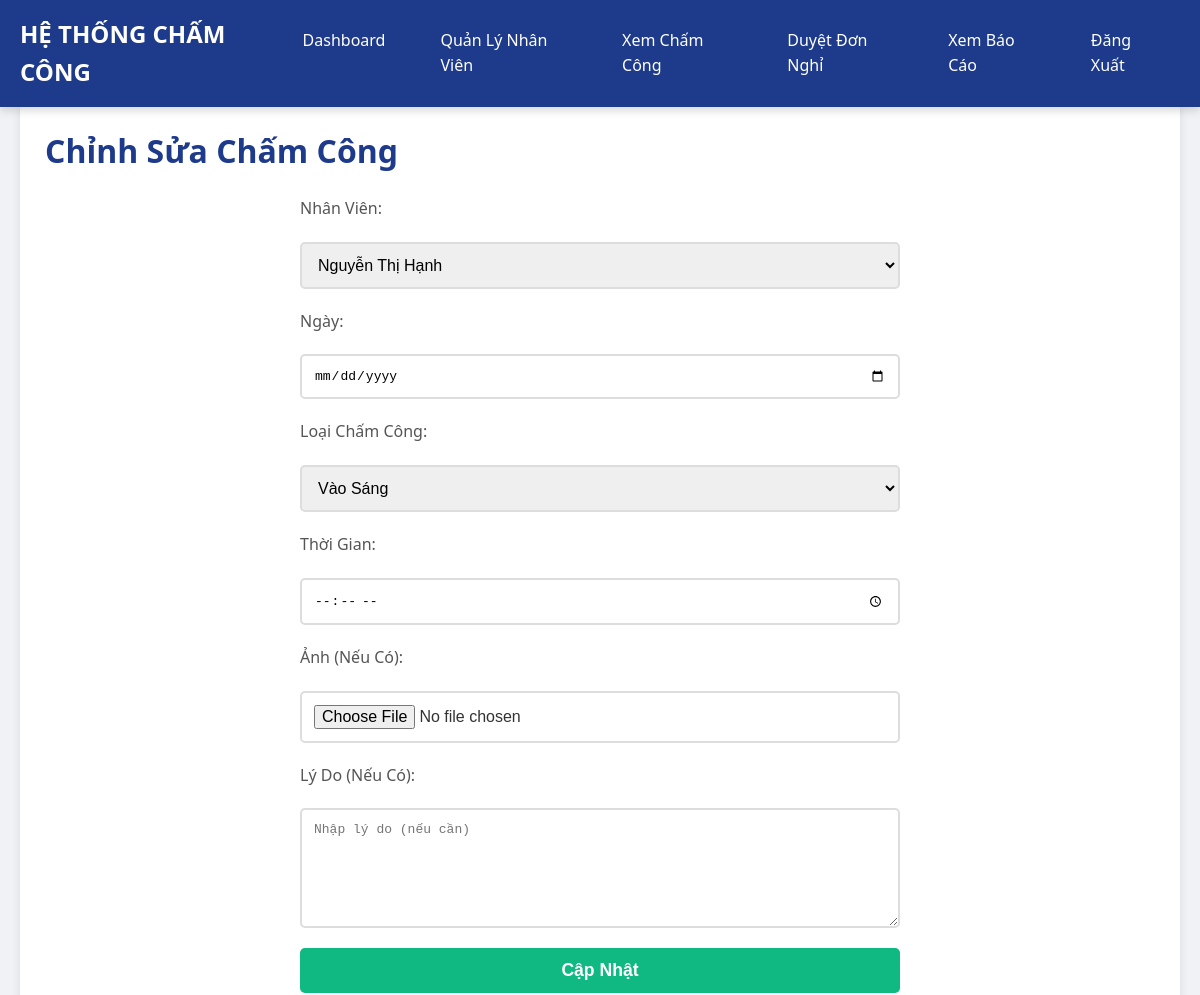
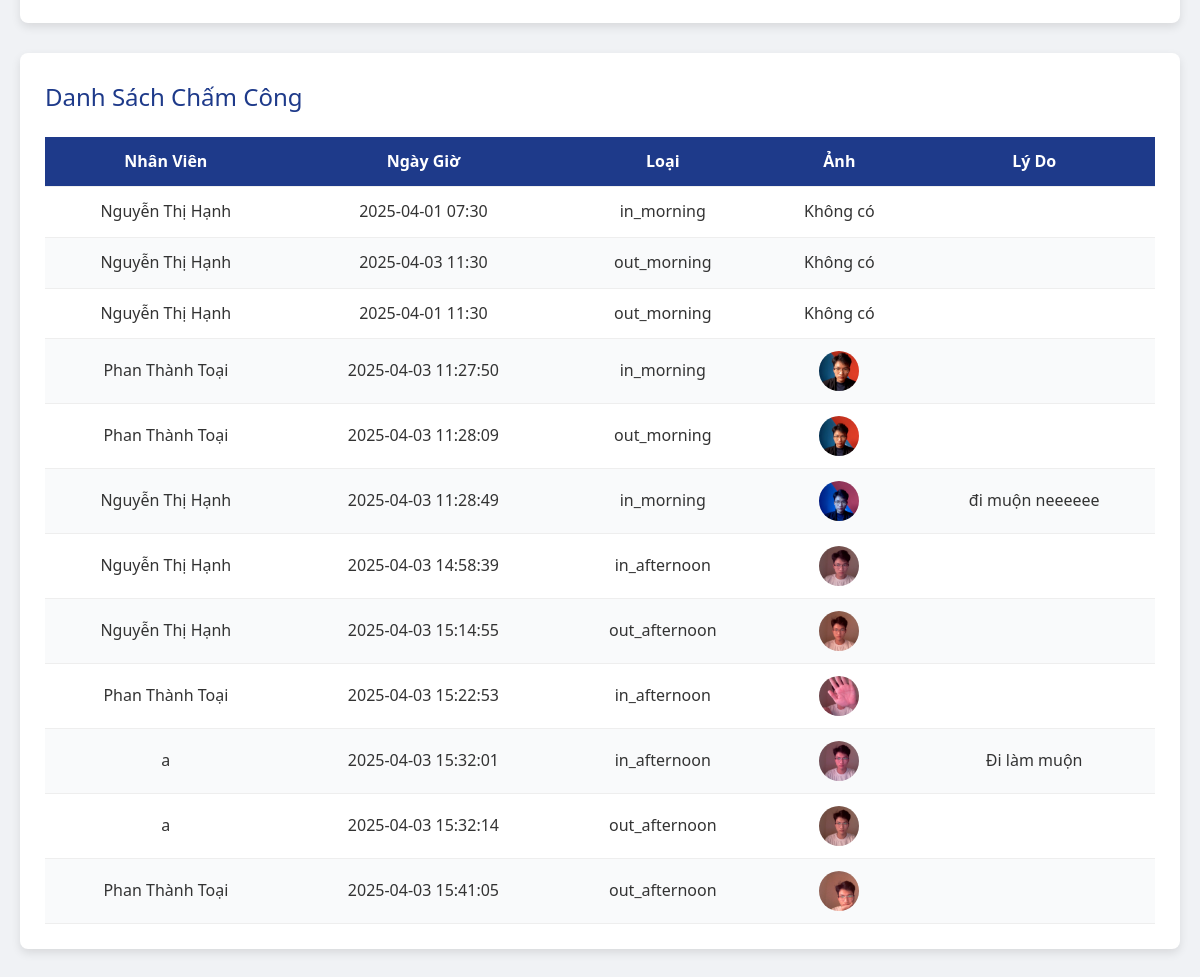
/admin/edit_attendance (signed in), run on an earlier commit of the app's database (2 pictures, top to bottom).
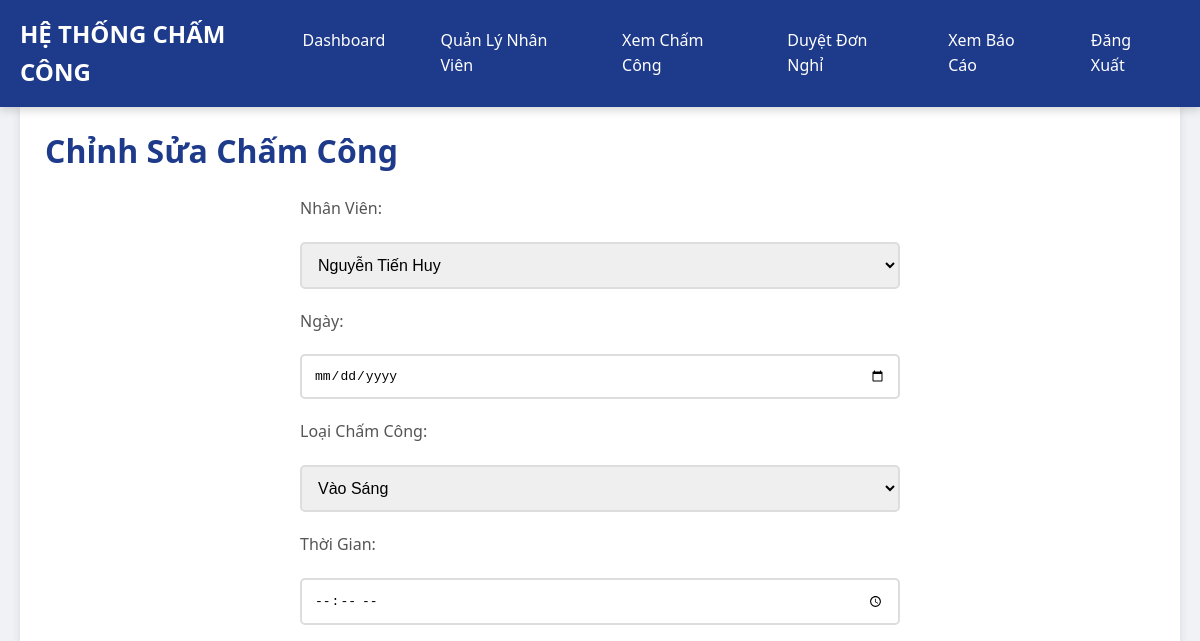
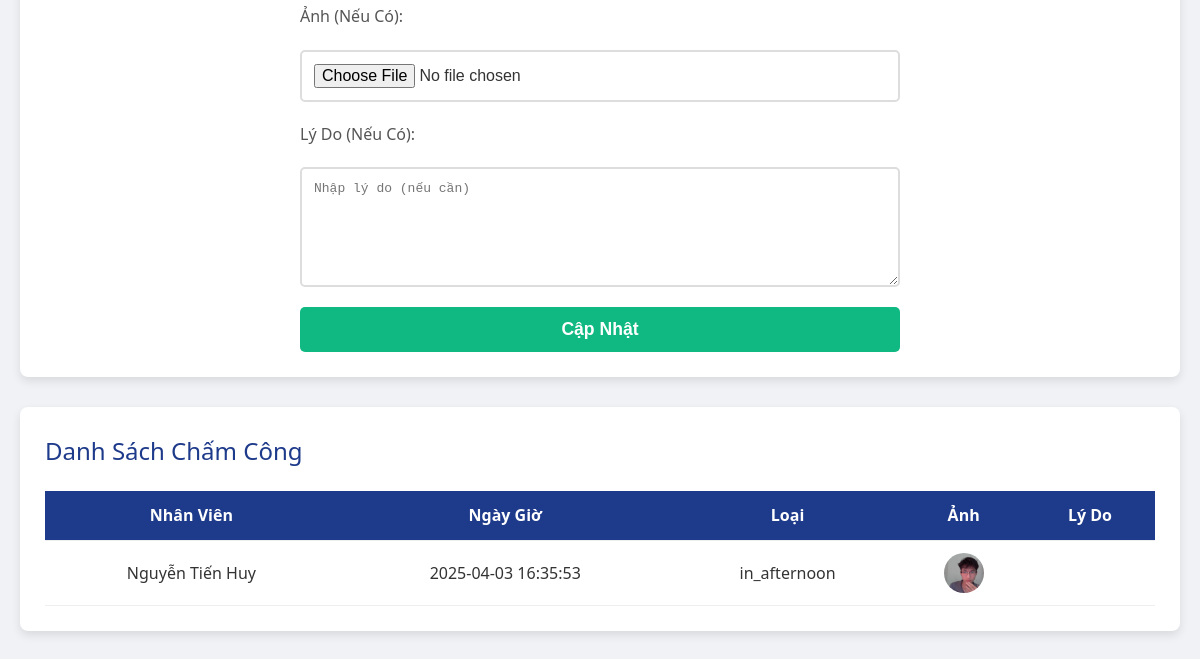
And on a later commit of the database (2 pictures, top to bottom).
### tables this page shows
CREATE TABLE time_records (
        id INTEGER PRIMARY KEY AUTOINCREMENT,
        user_id INTEGER,
        timestamp TEXT,
        type TEXT,
        photo_path TEXT,
        reason TEXT DEFAULT '',
        FOREIGN KEY (user_id) REFERENCES users(id)
    );

CREATE TABLE users (
        id INTEGER PRIMARY KEY AUTOINCREMENT,
        username TEXT UNIQUE NOT NULL,
        password TEXT NOT NULL,
        full_name TEXT DEFAULT '',
        phone TEXT DEFAULT '',
        email TEXT DEFAULT '',
        role TEXT DEFAULT 'employee'
    );

### app.py (the view, shortened to what this page needs)
@app.route('/admin/edit_attendance', methods=['GET', 'POST'])
@login_required
def admin_edit_attendance():
    if current_user.id != 1:
        return "Access denied"
    conn = sqlite3.connect('database.db')
    c = conn.cursor()
    c.execute("SELECT id, full_name FROM users WHERE role = 'employee'")
    employees = c.fetchall()
    c.execute("SELECT u.full_name, t.timestamp, t.type, t.photo_path, t.reason FROM users u JOIN time_records t ON u.id = t.user_id")
    records = c.fetchall()
    conn.close()
    return render_template('admin_edit_attendance.html', employees=employees, records=records)

### app.py (called while the page is built)
@login_manager.user_loader
def load_user(user_id):
    conn = sqlite3.connect('database.db')
    c = conn.cursor()
    c.execute("SELECT * FROM users WHERE id = ?", (user_id,))
    user = c.fetchone()
    conn.close()
    if user:
        return User(user[0])
    return None

### templates/admin_edit_attendance.html (shortened to what this page needs)
<!DOCTYPE html>
<html lang="vi">
<head>
    <link rel="stylesheet" href="{{ url_for('static', filename='css/style.css') }}">
</head>
<body>
    <header>
        <div class="nav-container">
            <div class="nav-brand">
                <a href="{{ url_for('admin_dashboard') }}">HỆ THỐNG CHẤM CÔNG</a>
            </div>
            <div class="nav-links">
                <a href="{{ url_for('admin_dashboard') }}">Dashboard</a>
                <a href="{{ url_for('admin_employees') }}">Quản Lý Nhân Viên</a>
                <a href="{{ url_for('admin_attendance') }}">Xem Chấm Công</a>
                <a href="{{ url_for('admin_leave_requests') }}">Duyệt Đơn Nghỉ</a>
                <a href="{{ url_for('admin_reports') }}">Xem Báo Cáo</a>
                <a href="{{ url_for('logout') }}">Đăng Xuất</a>
            </div>
        </div>
    </header>
    <main>
        <div class="section">
            <h1>Chỉnh Sửa Chấm Công</h1>
            <form method="POST" class="form" enctype="multipart/form-data">
                <label>Nhân Viên:</label>
                <select name="user_id" required>
                    {% for emp in employees %}
                    <option value="{{ emp[0] }}">{{ emp[1] }}</option>
                    {% endfor %}
                </select>
                <label>Ngày:</label>
                <input type="date" name="date" required>
                <label>Loại Chấm Công:</label>
                <select name="check_type" required>
                    <option value="in_morning">Vào Sáng</option>
                </select>
                <label>Thời Gian:</label>
                <input type="time" name="time" required>
                <label>Ảnh (Nếu Có):</label>
                <input type="file" name="photo">
                <label>Lý Do (Nếu Có):</label>
                <textarea name="reason" placeholder="Nhập lý do (nếu cần)"></textarea>
                <button type="submit">Cập Nhật</button>
            </form>
        </div>
        <div class="section">
            <h2>Danh Sách Chấm Công</h2>
            <table>
                <thead>
                    <tr>
                        <th>Nhân Viên</th>
                        <th>Ngày Giờ</th>
                        <th>Loại</th>
                        <th>Ảnh</th>
                        <th>Lý Do</th>
                    </tr>
                </thead>
                <tbody>
                    {% for record in records %}
                    <tr>
                        <td>{{ record[0] }}</td>
                        <td>{{ record[1] }}</td>
                        <td>{{ record[2] }}</td>
                        <td>{% if record[3] %}<img src="{{ url_for('static', filename=record[3][7:]) }}" alt="Photo" class="photo">{% else %}Không có{% endif %}</td>
                        <td>{{ record[4] or '' }}</td>
                    </tr>
                    {% endfor %}
                </tbody>
            </table>
        </div>
    </main>
</body>
</html>

### static/css/style.css (style rules this page uses)
* { margin: 0; padding: 0; box-sizing: border-box; }
body { font-family: 'Segoe UI', Arial, sans-serif; background-color: #f0f2f5; color: #333; line-height: 1.6; }
header { position: fixed; top: 0; left: 0; width: 100%; background-color: #1e3a8a; padding: 15px 0; box-shadow: 0 2px 10px rgba(0, 0, 0, 0.2); z-index: 1000; }
.nav-container { max-width: 1400px; margin: 0 auto; display: flex; justify-content: space-between; align-items: center; padding: 0 20px; }
.nav-brand a { color: #fff; font-size: 1.5em; font-weight: 700; text-decoration: none; }
.nav-links { display: flex; gap: 15px; }
.nav-links a { color: #fff; text-decoration: none; padding: 10px 20px; font-weight: 500; border-radius: 5px; transition: background-color 0.3s, transform 0.2s; }
main { max-width: 1400px; margin: 80px auto 40px auto; padding: 20px; }
.section { background-color: #fff; padding: 25px; border-radius: 8px; box-shadow: 0 4px 10px rgba(0, 0, 0, 0.1); margin-bottom: 30px; }
h1 { color: #1e3a8a; font-size: 2em; margin-bottom: 20px; font-weight: 600; }
h2 { color: #1e3a8a; font-size: 1.5em; margin-bottom: 15px; font-weight: 500; }
.form { display: flex; flex-direction: column; gap: 20px; max-width: 600px; margin: 0 auto; }
.form label { font-weight: 500; color: #555; }
.form input, .form select, .form textarea { padding: 12px; border: 2px solid #ddd; border-radius: 5px; font-size: 1em; width: 100%; transition: border-color 0.3s, box-shadow 0.3s; }
.form textarea { height: 120px; resize: vertical; }
.form button { padding: 12px 20px; background-color: #10b981; color: #fff; border: none; border-radius: 5px; font-size: 1.1em; font-weight: 600; cursor: pointer; transition: all 0.3s ease; }
table { width: 100%; border-collapse: collapse; margin-top: 20px; }
th, td { padding: 12px; text-align: center; border-bottom: 1px solid #eee; }
th { background-color: #1e3a8a; color: #fff; font-weight: 600; }
.photo { width: 40px; height: 40px; object-fit: cover; border-radius: 50%; vertical-align: middle; }

What changed in the data, as far as the page shows it:
removed time_records: full_name "Nguyễn Thị Hạnh", timestamp "2025-04-03 11:30", type "out_morning", photo_path "Không có"
removed time_records: full_name "Nguyễn Thị Hạnh", timestamp "2025-04-01 11:30", type "out_morning", photo_path "Không có"
removed time_records: full_name "Phan Thành Toại", timestamp "2025-04-03 11:27:50", type "in_morning", photo_path (picture)
removed time_records: full_name "Phan Thành Toại", timestamp "2025-04-03 11:28:09", type "out_morning", photo_path (picture)
removed time_records: full_name "Nguyễn Thị Hạnh", timestamp "2025-04-03 11:28:49", type "in_morning", photo_path (picture), reason "đi muộn neeeeee"
removed time_records: full_name "Nguyễn Thị Hạnh", timestamp "2025-04-03 14:58:39", type "in_afternoon", photo_path (picture)
removed time_records: full_name "Nguyễn Thị Hạnh", timestamp "2025-04-03 15:14:55", type "out_afternoon", photo_path (picture)
removed time_records: full_name "Phan Thành Toại", timestamp "2025-04-03 15:22:53", type "in_afternoon", photo_path (picture)
removed time_records: full_name "a", timestamp "2025-04-03 15:32:01", type "in_afternoon", photo_path (picture), reason "Đi làm muộn"
removed time_records: full_name "a", timestamp "2025-04-03 15:32:14", type "out_afternoon", photo_path (picture)
removed time_records: full_name "Phan Thành Toại", timestamp "2025-04-03 15:41:05", type "out_afternoon", photo_path (picture)
changed time_records: full_name "Nguyễn Thị Hạnh" → "Nguyễn Tiến Huy"; timestamp "2025-04-01 07:30" → "2025-04-03 16:35:53"; type "in_morning" → "in_afternoon"; photo_path: picture added; no longer shows "Không có"
Also different on the page:
form field user_id: "Nguyễn Thị Hạnh" → "Nguyễn Tiến Huy"
